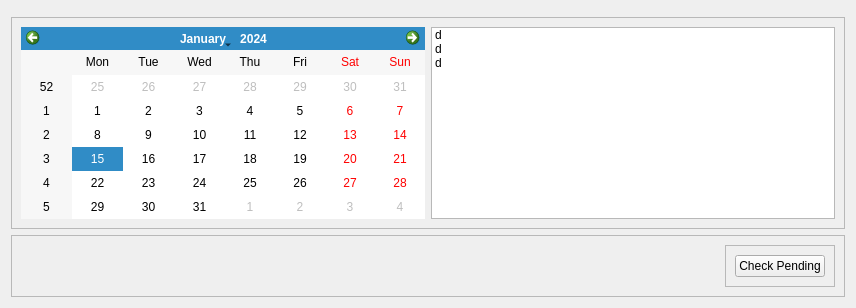
         <widget class="QWidget" name="appointment_page">
          <layout class="QVBoxLayout" name="verticalLayout_9">
           <item>
            <widget class="QFrame" name="frame_63">
             <property name="frameShape">
              <enum>QFrame::StyledPanel</enum>
             </property>
             <property name="frameShadow">
              <enum>QFrame::Raised</enum>
             </property>
            </widget>
           </item>
           <item>
            <widget class="QFrame" name="frame_60">
             <property name="sizePolicy">
              <sizepolicy hsizetype="Preferred" vsizetype="Preferred">
               <horstretch>0</horstretch>
               <verstretch>0</verstretch>
              </sizepolicy>
             </property>
             <property name="frameShape">
              <enum>QFrame::StyledPanel</enum>
             </property>
             <property name="frameShadow">
              <enum>QFrame::Raised</enum>
             </property>
             <layout class="QHBoxLayout" name="horizontalLayout_28">
              <item>
               <widget class="QCalendarWidget" name="calendarApt"/>
              </item>
              <item>
               <widget class="QListWidget" name="listApt">
                <item>
                 <property name="text">
                  <string>d</string>
                 </property>
                </item>
                <item>
                 <property name="text">
                  <string>d</string>
                 </property>
                </item>
                <item>
                 <property name="text">
                  <string>d</string>
                 </property>
                </item>
               </widget>
              </item>
             </layout>
            </widget>
           </item>
           <item>
            <widget class="QFrame" name="frame_62">
             <property name="sizePolicy">
              <sizepolicy hsizetype="Preferred" vsizetype="Preferred">
               <horstretch>0</horstretch>
               <verstretch>0</verstretch>
              </sizepolicy>
             </property>
             <property name="frameShape">
              <enum>QFrame::StyledPanel</enum>
             </property>
             <property name="frameShadow">
              <enum>QFrame::Raised</enum>
             </property>
             <layout class="QHBoxLayout" name="horizontalLayout_29">
              <item>
               <spacer name="horizontalSpacer_3">
                <property name="orientation">
                 <enum>Qt::Horizontal</enum>
                </property>
                <property name="sizeHint" stdset="0">
                 <size>
                  <width>704</width>
                  <height>20</height>
                 </size>
                </property>
               </spacer>
              </item>
              <item>
               <widget class="QFrame" name="frame_61">
                <property name="frameShape">
                 <enum>QFrame::StyledPanel</enum>
                </property>
                <property name="frameShadow">
                 <enum>QFrame::Raised</enum>
                </property>
                <layout class="QHBoxLayout" name="horizontalLayout_19">
                 <item>
                  <widget class="QPushButton" name="tp_chkApt_btn">
                   <property name="text">
                    <string>Check Pending</string>
                   </property>
                  </widget>
                 </item>
                </layout>
               </widget>
              </item>
             </layout>
            </widget>
           </item>
          </layout>
         </widget>
